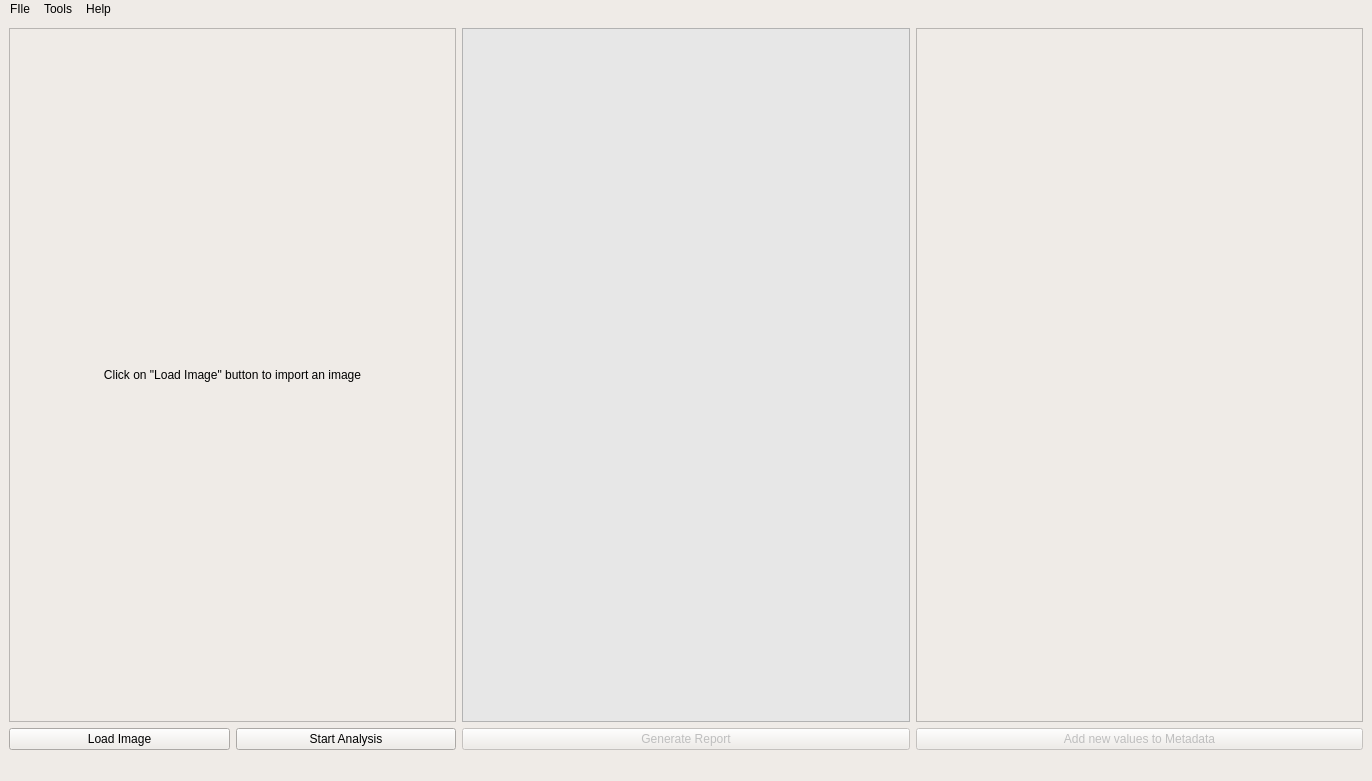
<?xml version="1.0" encoding="UTF-8"?>
<ui version="4.0">
 <class>MainWindow</class>
 <widget class="QMainWindow" name="MainWindow">
  <property name="geometry">
   <rect>
    <x>0</x>
    <y>0</y>
    <width>1372</width>
    <height>781</height>
   </rect>
  </property>
  <property name="minimumSize">
   <size>
    <width>720</width>
    <height>700</height>
   </size>
  </property>
  <property name="palette">
   <palette>
    <active>
     <colorrole role="WindowText">
      <brush brushstyle="SolidPattern">
       <color alpha="255">
        <red>73</red>
        <green>96</green>
        <blue>110</blue>
       </color>
      </brush>
     </colorrole>
     <colorrole role="Button">
      <brush brushstyle="SolidPattern">
       <color alpha="255">
        <red>239</red>
        <green>235</green>
        <blue>231</blue>
       </color>
      </brush>
     </colorrole>
     <colorrole role="Base">
      <brush brushstyle="SolidPattern">
       <color alpha="255">
        <red>239</red>
        <green>235</green>
        <blue>231</blue>
       </color>
      </brush>
     </colorrole>
     <colorrole role="Window">
      <brush brushstyle="SolidPattern">
       <color alpha="255">
        <red>239</red>
        <green>235</green>
        <blue>231</blue>
       </color>
      </brush>
     </colorrole>
    </active>
    <inactive>
     <colorrole role="WindowText">
      <brush brushstyle="SolidPattern">
       <color alpha="255">
        <red>0</red>
        <green>0</green>
        <blue>0</blue>
       </color>
      </brush>
     </colorrole>
     <colorrole role="Button">
      <brush brushstyle="SolidPattern">
       <color alpha="255">
        <red>239</red>
        <green>235</green>
        <blue>231</blue>
       </color>
      </brush>
     </colorrole>
     <colorrole role="Base">
      <brush brushstyle="SolidPattern">
       <color alpha="255">
        <red>239</red>
        <green>235</green>
        <blue>231</blue>
       </color>
      </brush>
     </colorrole>
     <colorrole role="Window">
      <brush brushstyle="SolidPattern">
       <color alpha="255">
        <red>239</red>
        <green>235</green>
        <blue>231</blue>
       </color>
      </brush>
     </colorrole>
    </inactive>
    <disabled>
     <colorrole role="WindowText">
      <brush brushstyle="SolidPattern">
       <color alpha="255">
        <red>120</red>
        <green>120</green>
        <blue>120</blue>
       </color>
      </brush>
     </colorrole>
     <colorrole role="Button">
      <brush brushstyle="SolidPattern">
       <color alpha="255">
        <red>239</red>
        <green>235</green>
        <blue>231</blue>
       </color>
      </brush>
     </colorrole>
     <colorrole role="Base">
      <brush brushstyle="SolidPattern">
       <color alpha="255">
        <red>239</red>
        <green>235</green>
        <blue>231</blue>
       </color>
      </brush>
     </colorrole>
     <colorrole role="Window">
      <brush brushstyle="SolidPattern">
       <color alpha="255">
        <red>239</red>
        <green>235</green>
        <blue>231</blue>
       </color>
      </brush>
     </colorrole>
    </disabled>
   </palette>
  </property>
  <property name="windowTitle">
   <string>VED²</string>
  </property>
  <property name="autoFillBackground">
   <bool>false</bool>
  </property>
  <property name="styleSheet">
   <string notr="true">background-color: rgb(239, 235, 231);</string>
  </property>
  <widget class="QWidget" name="centralwidget">
   <property name="minimumSize">
    <size>
     <width>719</width>
     <height>700</height>
    </size>
   </property>
   <property name="styleSheet">
    <string notr="true"/>
   </property>
   <layout class="QHBoxLayout" name="horizontalLayout">
    <item>
     <layout class="QGridLayout" name="Image_GridLayout">
      <item row="1" column="0">
       <widget class="QPushButton" name="loadImage">
        <property name="cursor">
         <cursorShape>PointingHandCursor</cursorShape>
        </property>
        <property name="toolTip">
         <string>Load image from disk for analysis.</string>
        </property>
        <property name="styleSheet">
         <string notr="true"/>
        </property>
        <property name="text">
         <string>Load Image</string>
        </property>
       </widget>
      </item>
      <item row="1" column="1">
       <widget class="QPushButton" name="analyseImage">
        <property name="toolTip">
         <string>Start image analysis</string>
        </property>
        <property name="statusTip">
         <string/>
        </property>
        <property name="styleSheet">
         <string notr="true"/>
        </property>
        <property name="text">
         <string>Start Analysis</string>
        </property>
       </widget>
      </item>
      <item row="0" column="0" colspan="2">
       <widget class="QLabel" name="label">
        <property name="focusPolicy">
         <enum>Qt::StrongFocus</enum>
        </property>
        <property name="toolTip">
         <string>Image will be displayed here.</string>
        </property>
        <property name="toolTipDuration">
         <number>-1</number>
        </property>
        <property name="statusTip">
         <string/>
        </property>
        <property name="styleSheet">
         <string notr="true"/>
        </property>
        <property name="frameShape">
         <enum>QFrame::StyledPanel</enum>
        </property>
        <property name="text">
         <string>Click on &quot;Load Image&quot; button to import an image</string>
        </property>
        <property name="alignment">
         <set>Qt::AlignCenter</set>
        </property>
       </widget>
      </item>
     </layout>
    </item>
    <item>
     <layout class="QGridLayout" name="Analysis_gridLayout">
      <item row="0" column="0" colspan="2">
       <widget class="QListView" name="Analysis_holder">
        <property name="sizePolicy">
         <sizepolicy hsizetype="Preferred" vsizetype="Preferred">
          <horstretch>0</horstretch>
          <verstretch>0</verstretch>
         </sizepolicy>
        </property>
        <property name="toolTip">
         <string>Analysis Results are sumarized here.</string>
        </property>
        <property name="statusTip">
         <string/>
        </property>
        <property name="whatsThis">
         <string/>
        </property>
        <property name="styleSheet">
         <string notr="true">background-color: rgb(231, 231, 231);</string>
        </property>
       </widget>
      </item>
      <item row="2" column="0" colspan="2">
       <widget class="QPushButton" name="report_generate">
        <property name="enabled">
         <bool>false</bool>
        </property>
        <property name="cursor">
         <cursorShape>ForbiddenCursor</cursorShape>
        </property>
        <property name="toolTip">
         <string>Generate analysis report.</string>
        </property>
        <property name="styleSheet">
         <string notr="true"/>
        </property>
        <property name="text">
         <string>Generate Report</string>
        </property>
       </widget>
      </item>
     </layout>
    </item>
    <item>
     <layout class="QVBoxLayout" name="Table_verticalLayout">
      <item>
       <widget class="QTableWidget" name="Metadata_table">
        <property name="enabled">
         <bool>true</bool>
        </property>
        <property name="sizePolicy">
         <sizepolicy hsizetype="Minimum" vsizetype="Minimum">
          <horstretch>0</horstretch>
          <verstretch>0</verstretch>
         </sizepolicy>
        </property>
        <property name="toolTip">
         <string>Metadata table shown here.</string>
        </property>
        <property name="styleSheet">
         <string notr="true"/>
        </property>
        <property name="showGrid">
         <bool>false</bool>
        </property>
        <property name="gridStyle">
         <enum>Qt::DotLine</enum>
        </property>
        <attribute name="horizontalHeaderVisible">
         <bool>false</bool>
        </attribute>
        <attribute name="verticalHeaderVisible">
         <bool>false</bool>
        </attribute>
        <row>
         <property name="text">
          <string>New Row</string>
         </property>
        </row>
        <row>
         <property name="text">
          <string>New Row</string>
         </property>
        </row>
        <column>
         <property name="text">
          <string>New Column</string>
         </property>
        </column>
        <column>
         <property name="text">
          <string>New Column</string>
         </property>
        </column>
       </widget>
      </item>
      <item>
       <widget class="QPushButton" name="add_new">
        <property name="enabled">
         <bool>false</bool>
        </property>
        <property name="cursor">
         <cursorShape>ForbiddenCursor</cursorShape>
        </property>
        <property name="toolTip">
         <string>Insert row for new metadata entries</string>
        </property>
        <property name="styleSheet">
         <string notr="true"/>
        </property>
        <property name="text">
         <string>Add new values to Metadata</string>
        </property>
       </widget>
      </item>
     </layout>
    </item>
   </layout>
  </widget>
  <widget class="QMenuBar" name="menubar">
   <property name="geometry">
    <rect>
     <x>0</x>
     <y>0</y>
     <width>1372</width>
     <height>20</height>
    </rect>
   </property>
   <property name="styleSheet">
    <string notr="true"/>
   </property>
   <widget class="QMenu" name="menuFIle">
    <property name="title">
     <string>FIle</string>
    </property>
    <addaction name="actionImport_Image"/>
    <addaction name="actionExport_Image"/>
    <addaction name="actionSave_Metadata"/>
    <addaction name="actionExit"/>
   </widget>
   <widget class="QMenu" name="menuTools">
    <property name="title">
     <string>Tools</string>
    </property>
    <addaction name="actionDetect_Vehicles"/>
    <addaction name="actionDetect_Lanes"/>
    <addaction name="actionAnalyse_Detections"/>
   </widget>
   <widget class="QMenu" name="menuHelp">
    <property name="title">
     <string>Help</string>
    </property>
    <addaction name="actionDocumentation"/>
    <addaction name="actionRepository"/>
    <addaction name="actionAbout"/>
   </widget>
   <addaction name="menuFIle"/>
   <addaction name="menuTools"/>
   <addaction name="menuHelp"/>
  </widget>
  <widget class="QStatusBar" name="statusbar"/>
  <action name="actionImport_Image">
   <property name="text">
    <string>Import Image</string>
   </property>
   <property name="statusTip">
    <string>Select and image for analysis</string>
   </property>
   <property name="shortcut">
    <string>Ctrl+O</string>
   </property>
  </action>
  <action name="actionExport_Image">
   <property name="text">
    <string>Export Image</string>
   </property>
   <property name="statusTip">
    <string>Save the displayed image to disk</string>
   </property>
   <property name="shortcut">
    <string>Ctrl+S</string>
   </property>
  </action>
  <action name="actionSave_Metadata">
   <property name="text">
    <string>Save Metadata</string>
   </property>
   <property name="shortcut">
    <string>Ctrl+Alt+S</string>
   </property>
  </action>
  <action name="actionExit">
   <property name="text">
    <string>Exit</string>
   </property>
   <property name="shortcut">
    <string>Alt+E</string>
   </property>
  </action>
  <action name="actionDetect_Vehicles">
   <property name="text">
    <string>Detect Vehicles</string>
   </property>
   <property name="statusTip">
    <string>Detect Vehicles and draw bounding boxes around detections.</string>
   </property>
   <property name="shortcut">
    <string>Ctrl+Alt+V</string>
   </property>
  </action>
  <action name="actionDetect_Lanes">
   <property name="text">
    <string>Detect Lanes</string>
   </property>
   <property name="statusTip">
    <string>Detect Lane marking and highlight them.</string>
   </property>
   <property name="shortcut">
    <string>Ctrl+Alt+L</string>
   </property>
  </action>
  <action name="actionAnalyse_Detections">
   <property name="text">
    <string>Analyse Detections</string>
   </property>
   <property name="statusTip">
    <string>Infer relevant information from the detections</string>
   </property>
   <property name="shortcut">
    <string>Ctrl+Alt+A</string>
   </property>
  </action>
  <action name="actionDocumentation">
   <property name="text">
    <string>Documentation</string>
   </property>
  </action>
  <action name="actionRepository">
   <property name="text">
    <string>Repository</string>
   </property>
  </action>
  <action name="actionAbout">
   <property name="text">
    <string>About</string>
   </property>
  </action>
 </widget>
 <resources/>
 <connections>
  <connection>
   <sender>add_new</sender>
   <signal>clicked()</signal>
   <receiver>add_new</receiver>
   <slot>click()</slot>
   <hints>
    <hint type="sourcelabel">
     <x>1689</x>
     <y>1009</y>
    </hint>
    <hint type="destinationlabel">
     <x>1689</x>
     <y>1009</y>
    </hint>
   </hints>
  </connection>
 </connections>
</ui>
